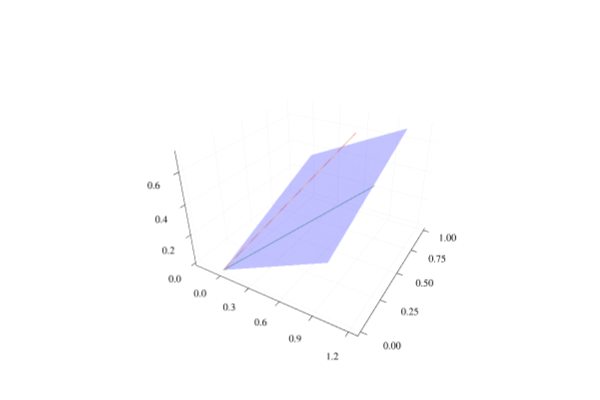

Notebook source saved alongside this figure:
### Markdown cell above
Nice, so our projection worked as planned.
Next, let's do the reflection. We are going to use the second formula, which is valid for any blade.
Also, note that we are going to reflect over the subspace, which means that the sandwiching vector
is going to be the vector normal to the subspace, i.e. $\mathbf n$.

### Code cell
rp = inv(n) * grin(p) * n #Remember, `grin` is the involution operation 

surface(x,y,z, cmap=:blue, alpha=0.5, legend=false,aspect_ratio=1)
quiver!([0],[0],[0],quiver=([p.e1],[p.e2],[p.e3]))
quiver!([0],[0],[0],quiver=([rp.e1],[rp.e2],[rp.e3]))

### Figure 1 — Plotly figure (JSON) as saved in the notebook; plotly's stock layout.template omitted (floating-point values rounded to 4 significant figures)
{"data": [{"cmax": 0.6667, "cmin": 0, "colorbar": {"len": 0.9525, "title": {"text": ""}, "x": 0.9934, "y": 0.5139}, "colorscale": [[0, "rgba(0, 0, 255, 0.500)"], [1, "rgba(0, 0, 255, 0.500)"]], "name": "y1", "opacity": 0.5, "scene": "scene", "showlegend": false, "showscale": false, "type": "surface", "x": [0, 1], "xaxis": "x", "y": [0, 1], "yaxis": "y", "z": [[0, 0.3333], [0.3333, 0.6667]], "zaxis": "z", "zmax": 0.6667, "zmin": 0}, {"colorbar": {"len": 0.9525, "title": {"text": ""}, "x": 0.9934, "y": 0.5139}, "legendgroup": "", "line": {"color": "rgba(227, 111, 71, 1.000)", "dash": "solid", "shape": "linear", "width": 1}, "mode": "lines", "name": "", "scene": "scene", "showlegend": false, "type": "scatter3d", "x": [0, 0.7], "xaxis": "x", "y": [0, 0.7], "yaxis": "y", "z": [0, 0.7], "zaxis": "z", "zmax": 0.6667, "zmin": 0}, {"colorbar": {"len": 0.9525, "title": {"text": ""}, "x": 0.9934, "y": 0.5139}, "legendgroup": "", "line": {"color": "rgba(62, 164, 78, 1.000)", "dash": "solid", "shape": "linear", "width": 1}, "mode": "lines", "name": "", "scene": "scene", "showlegend": false, "type": "scatter3d", "x": [0, 0.8273], "xaxis": "x", "y": [0, 0.8273], "yaxis": "y", "z": [0, 0.3182], "zaxis": "z", "zmax": 0.6667, "zmin": 0}], "layout": {"annotations": [], "height": 400, "margin": {"b": 20, "l": 0, "r": 0, "t": 20}, "paper_bgcolor": "rgba(255, 255, 255, 1.000)", "plot_bgcolor": "rgba(255, 255, 255, 1.000)", "scene": {"aspectmode": "auto", "aspectratio": {"x": 1.126, "y": 1.126, "z": 0.7884}, "camera": {"eye": {"x": 1.126, "y": -1.95, "z": 1.3}, "projection": "orthographic"}, "domain": {"x": [0.06582, 0.9934], "y": [0.03762, 0.9902]}, "xaxis": {"gridcolor": "rgba(0, 0, 0, 0.1)", "gridwidth": 0.5, "linecolor": "rgba(0, 0, 0, 1)", "mirror": false, "range": [-0.2742, 1.274], "showgrid": true, "showline": true, "showticklabels": true, "tickangle": 0, "tickcolor": "rgb(0, 0, 0)", "tickfont": {"color": "rgba(0, 0, 0, 1)", "family": "sans-serif", "size": 11}, "tickmode": "array", "ticks": "inside", "ticktext": ["0.0", "0.3", "0.6", "0.9", "1.2"], "tickvals": [0, 0.3, 0.6, 0.9, 1.2], "title": {"font": {"color": "rgba(0, 0, 0, 1)", "family": "sans-serif", "size": 15}, "text": ""}, "type": "linear", "visible": true, "zeroline": false, "zerolinecolor": "rgba(0, 0, 0, 1)"}, "yaxis": {"gridcolor": "rgba(0, 0, 0, 0.1)", "gridwidth": 0.5, "linecolor": "rgba(0, 0, 0, 1)", "mirror": false, "range": [-0.03, 1.03], "showgrid": true, "showline": true, "showticklabels": true, "tickangle": 0, "tickcolor": "rgb(0, 0, 0)", "tickfont": {"color": "rgba(0, 0, 0, 1)", "family": "sans-serif", "size": 11}, "tickmode": "array", "ticks": "inside", "ticktext": ["0.00", "0.25", "0.50", "0.75", "1.00"], "tickvals": [0, 0.25, 0.5, 0.75, 1], "title": {"font": {"color": "rgba(0, 0, 0, 1)", "family": "sans-serif", "size": 15}, "text": ""}, "type": "linear", "visible": true, "zeroline": false, "zerolinecolor": "rgba(0, 0, 0, 1)"}, "zaxis": {"gridcolor": "rgba(0, 0, 0, 0.1)", "gridwidth": 0.5, "linecolor": "rgba(0, 0, 0, 1)", "mirror": false, "range": [-0.021, 0.721], "showgrid": true, "showline": true, "showticklabels": true, "tickangle": 0, "tickcolor": "rgb(0, 0, 0)", "tickfont": {"color": "rgba(0, 0, 0, 1)", "family": "sans-serif", "size": 11}, "tickmode": "array", "ticks": "inside", "ticktext": ["0.0", "0.2", "0.4", "0.6"], "tickvals": [0, 0.2, 0.4, 0.6], "title": {"font": {"color": "rgba(0, 0, 0, 1)", "family": "sans-serif", "size": 15}, "text": ""}, "type": "linear", "visible": true, "zeroline": false, "zerolinecolor": "rgba(0, 0, 0, 1)"}}, "showlegend": false, "width": 600}}
